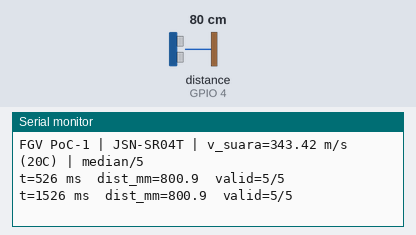
Bench run of a sketch on a simulated ESP32-S3. Shown: the last lines printed to the serial monitor. Wiring (inferred from the names in the program): ultrasonic range finder: trigger GPIO 5; echo GPIO 4. The test bench sets the inputs (shaded band); at power-on: distance to the obstacle (sensor on GPIO 4) 80 cm. The echo pulse lasts 58.3 µs per cm.

Above: at 1.7 s.
1.8 s: distance to the obstacle (sensor on GPIO 4) set to 2 cm
At 3.3 s:
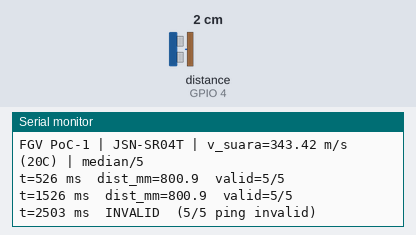
4.8 s: distance to the obstacle (sensor on GPIO 4) set to 4 cm
At 5.9 s:
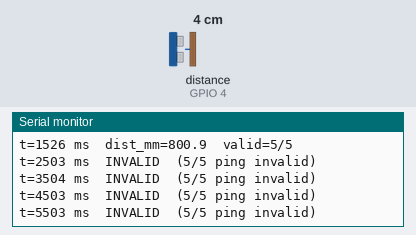
Timing chart, 0 to 7.8 s (numbered marks = the images above; inputs shaded):
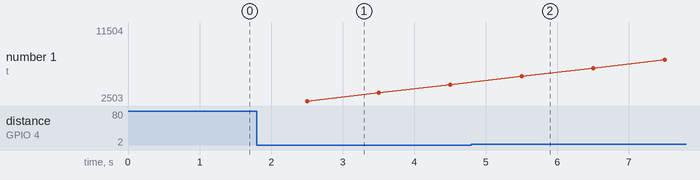

Measured:
- after the input at 1.8 s, the serial monitor: prints a new line after 0.70 s (image 1)
- plotted number 1: 4503 → 11504 after the input at 4.8 s

The sketch:

poc1_sensor.ino
```cpp
/*
 * FGV PROTOTIPE — PoC-1 : Sensor JSN-SR04T + ESP32-S3
 * =====================================================
 * Scope (disepakati 18 Sep 2026):
 *   - Kecepatan suara: konstanta 20 degC (343.4 m/s). Suhu ruang dicatat
 *     manual saat kalibrasi; tanpa sensor suhu. Galat karakteristik ~1.3%
 *     per 7 degC, konsisten -> masuk offset kalibrasi.
 *   - Median dari 5 ping, jeda antar-ping >= 60 ms.
 *   - Aturan invalid: >= 3 dari 5 ping invalid -> output INVALID.
 *     Nilai "tidak diketahui" TIDAK PERNAH dikonversi menjadi 0
 *     (aturan integritas data ARSITEKTUR_DAN_PROTOKOL.md par.4).
 *   - Validasi 3x10 (30/50/80 cm) ditunda; PoC ini fokus sensor + filter.
 *
 * Wiring (lihat WIRING.md di folder ini):
 *   JSN VCC  -> VIN (5V, saat board di-USB)
 *   JSN GND  -> GND
 *   JSN TRIG -> GPIO 5  (3.3V, aman langsung)
 *   JSN ECHO -> GPIO 4  lewat pembagi 1k/2k dari 5V (5.0 x 2/3 = 3.33 V)
 *
 * Catatan: blind zone JSN-SR04T ~25-30 cm. Jarak < MM_MIN dianggap
 * invalid, bukan jarak nyata. Saat dipasang di saluran: level_mm =
 * tinggi_pasang_sensor - jarak_terbaca (dikerjakan di firmware final).
 *
 * Board: esp32:esp32:esp32s3 (DevKitC-1)
 * Serial: 115200 baud
 */

#include <stdint.h>

// ---------------- Pin map (sesuai ARSITEKTUR_DAN_PROTOKOL.md par.2.1) ----
const uint8_t PIN_TRIG = 5;   // output 3.3V, aman
const uint8_t PIN_ECHO = 4;   // WAJIB pembagi 1k/2k (level ECHO 5V)

// ---------------- Konstanta akustik (keputusan desain #1) ---------------
// v = 331.3 + 0.606*T  ->  T = 20 degC : 343.42 m/s
const float SPEED_OF_SOUND_MPS = 343.42f;
// round-trip: mm per mikrodetik = (v m/s) / 2 / 1000
const float US_TO_MM = SPEED_OF_SOUND_MPS / 2.0f / 1000.0f;  // 0.17171

// ---------------- Filter & aturan valid (keputusan desain #2) ------------
const uint8_t  N_SAMPLES          = 5;     // median of 5
const uint32_t PING_INTERVAL_MS   = 60;    // biar echo lama mati
const uint32_t ECHO_TIMEOUT_US    = 30000; // ~4.5 m round trip -> timeout
const float    MM_MIN             = 200.0f;   // bawah blind zone (25 cm + margin)
const float    MM_MAX             = 4500.0f;  // batas spesifikasi JSN
const uint8_t  INVALID_TOLERANCE  = 3;     // >= 3 invalid -> siklus INVALID
const uint32_t CYCLE_PERIOD_MS    = 1000;  // 1 laporan per detik

// Set 1 untuk debug: print kelima sampel mentah tiap siklus
#define POC1_PRINT_RAW 0

// ---------------- State ---------------------------------------------------
uint32_t cycle_start_ms = 0;

// Satu ping: kirim trigger 10 us, ukur lebar pulsa ECHO (us).
// Mengembalikan jarak dalam mm, atau NAN bila invalid.
float takePingMm() {
  digitalWrite(PIN_TRIG, LOW);
  delayMicroseconds(4);
  digitalWrite(PIN_TRIG, HIGH);
  delayMicroseconds(10);
  digitalWrite(PIN_TRIG, LOW);

  const uint32_t echo_us = pulseIn(PIN_ECHO, HIGH, ECHO_TIMEOUT_US);
  if (echo_us == 0) return NAN;                       // timeout: tak ada echo
  const float mm = (float)echo_us * US_TO_MM;
  if (mm < MM_MIN || mm > MM_MAX) return NAN;         // di luar window wajar
  return mm;
}

// Median dari larik nilai valid (n = jumlah sampel valid)
float medianOf(float *v, uint8_t n) {
  // insertion sort — n <= 5, tak perlu qsort
  for (uint8_t i = 1; i < n; i++) {
    const float key = v[i];
    int8_t j = i - 1;
    while (j >= 0 && v[j] > key) { v[j + 1] = v[j]; j--; }
    v[j + 1] = key;
  }
  return (n & 1) ? v[n / 2] : (v[n / 2 - 1] + v[n / 2]) / 2.0f;
}

void setup() {
  Serial.begin(115200);
  pinMode(PIN_TRIG, OUTPUT);
  pinMode(PIN_ECHO, INPUT);
  digitalWrite(PIN_TRIG, LOW);
  delay(500);                       // beri JSN stabil pasca power-up
  Serial.println();
  Serial.println(F("FGV PoC-1 | JSN-SR04T | v_suara=343.42 m/s (20C) | median/5"));
}

void loop() {
  cycle_start_ms = millis();

  float valid[N_SAMPLES];
  uint8_t n_valid = 0;
  uint8_t n_invalid = 0;

#if POC1_PRINT_RAW
  Serial.print(F("raw: ["));
#endif

  for (uint8_t i = 0; i < N_SAMPLES; i++) {
    const float mm = takePingMm();
    if (isnan(mm)) {
      n_invalid++;
#if POC1_PRINT_RAW
      Serial.print(F("x"));
#endif
    } else {
      valid[n_valid++] = mm;
#if POC1_PRINT_RAW
      Serial.print(mm, 1);
      Serial.print(F(" "));
#endif
    }
#if POC1_PRINT_RAW
    if (i == N_SAMPLES - 1) Serial.println(F("]"));
#endif
    // jeda antar-ping; potong sisa waktu siklus di akhir, bukan di sini
    if (i < N_SAMPLES - 1) {
      const uint32_t next_ping = millis() - cycle_start_ms
                                 + (uint32_t)(i + 1) * PING_INTERVAL_MS;
      const int32_t remain = (int32_t)next_ping - (int32_t)millis();
      if (remain > 0) delay((uint32_t)remain);
    }
  }

  // ---- Aturan invalid: >= 3 dari 5 -> INVALID (bukan 0, bukan tebakan) --
  if (n_invalid >= INVALID_TOLERANCE || n_valid < (N_SAMPLES - INVALID_TOLERANCE + 1)) {
    Serial.print(F("t="));
    Serial.print(millis());
    Serial.print(F(" ms  INVALID  ("));
    Serial.print(n_invalid);
    Serial.print(F("/"));
    Serial.print(N_SAMPLES);
    Serial.println(F(" ping invalid)"));
  } else {
    const float mm = medianOf(valid, n_valid);
    Serial.print(F("t="));
    Serial.print(millis());
    Serial.print(F(" ms  dist_mm="));
    Serial.print(mm, 1);
    Serial.print(F("  valid="));
    Serial.print(n_valid);
    Serial.print(F("/"));
    Serial.println(N_SAMPLES);
  }

  // Laporan tepat 1x per detik
  const int32_t remain = (int32_t)CYCLE_PERIOD_MS - (int32_t)(millis() - cycle_start_ms);
  if (remain > 0) delay((uint32_t)remain);
}
```
